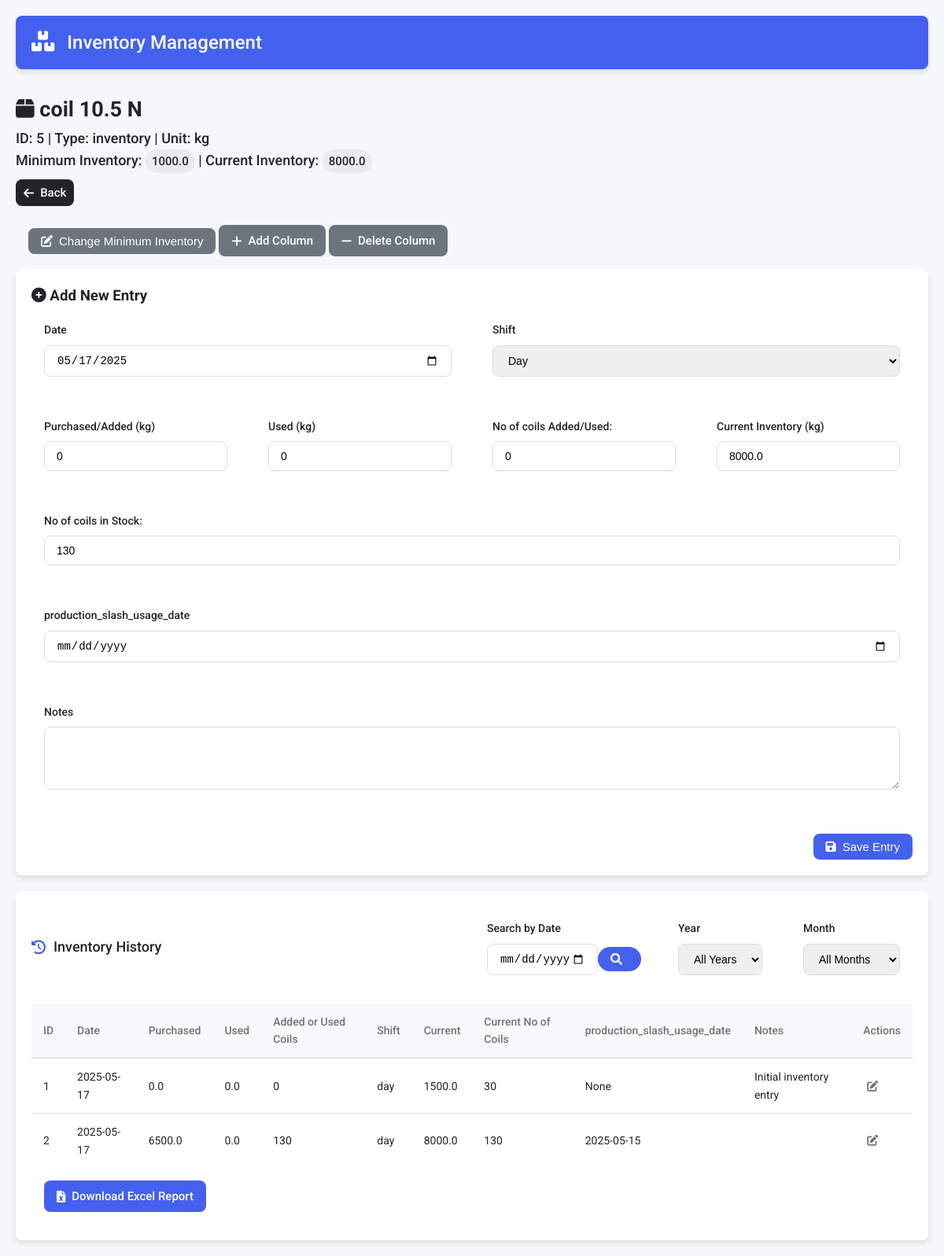
/item/5, run on an earlier commit of the app's database.
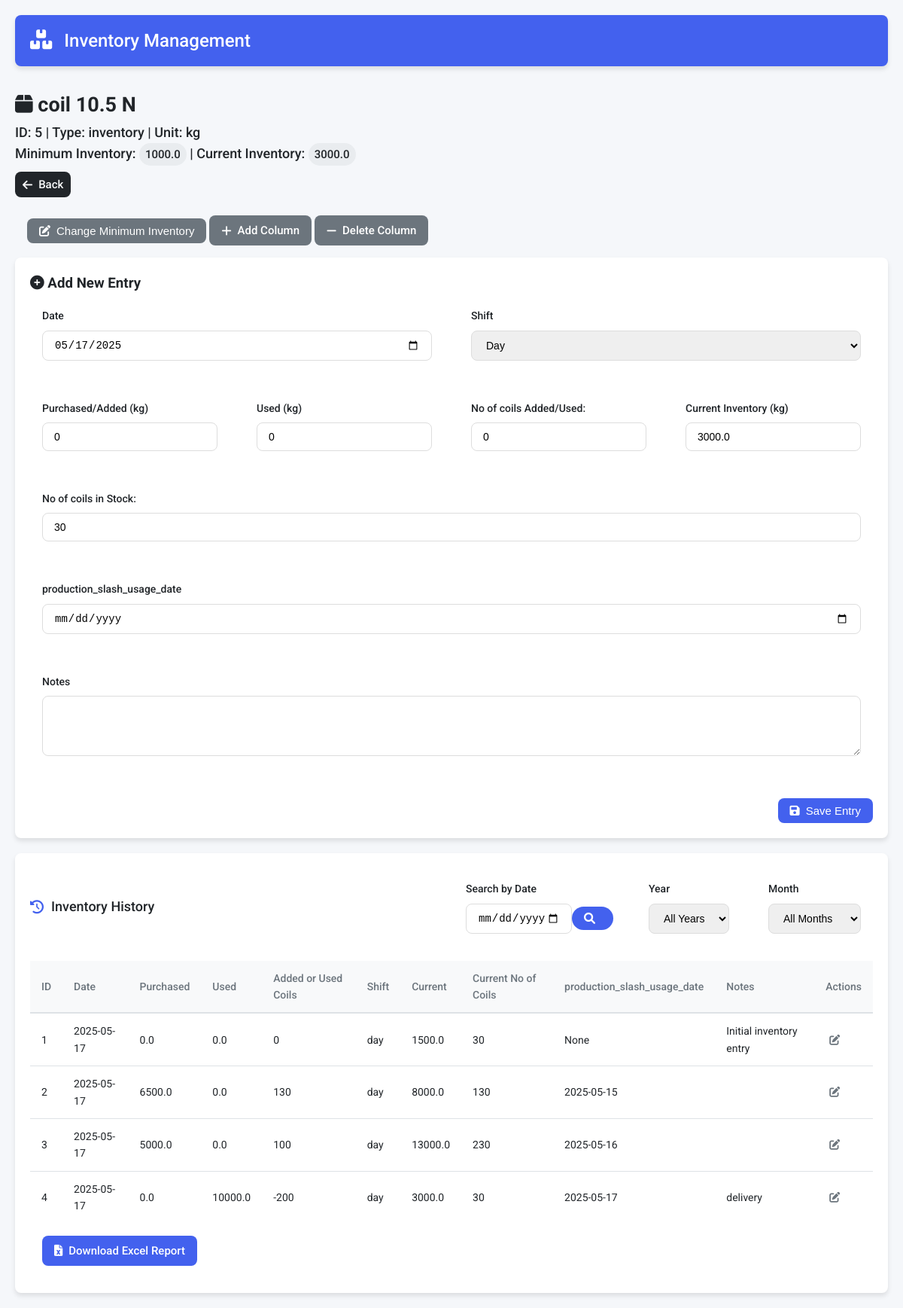
And on a later commit of the database.
### tables this page shows
CREATE TABLE items
                     (id INTEGER PRIMARY KEY AUTOINCREMENT,
                      name TEXT UNIQUE,
                      item_type TEXT,
                      item_unit TEXT,
                      minimum_inventory REAL,
                      current_inventory REAL check(current_inventory >= 0) default 0,
                      init_inventory_pm REAL,
                      updated_at TIMESTAMP DEFAULT CURRENT_TIMESTAMP,
                      has_rolls INTEGER BOOLEAN DEFAULT 0,
                      custom_fields TEXT);

CREATE TABLE item_coil_10_dot_5_n (id INTEGER PRIMARY KEY AUTOINCREMENT, item_id INTEGER NOT NULL REFERENCES items(id) ON DELETE CASCADE, purchased_kg REAL, used_kg REAL, added_used_coils INTEGER , date DATE, current_inventory REAL CHECK(current_inventory >= 0) default 0, current_no_coils INTEGER , shift TEXT, notes TEXT, "production_slash_usage_date" TEXT);

### app.py (the view, shortened to what this page needs)
@app.route('/item/<int:item_id>', methods=['GET', 'POST'])
def item_form(item_id):
    conn = get_db_connection()
    c = conn.cursor()
    c.execute('SELECT name, item_type,item_unit, minimum_inventory,current_inventory,has_rolls ,custom_fields FROM items WHERE id = ?', (item_id,))
    item = c.fetchone()
    if not item:
        return "Item not found", 404
    item_name, item_type, item_unit ,min_inv,cur_inv,has_rolls, custom_fields_str = item
    custom_fields = json.loads(custom_fields_str) if custom_fields_str else {}
    table_name = f"item_{normalize_names(item_name)}"
    current_no_coils = 0
    if has_rolls:
        try:
            c.execute(f'SELECT current_no_coils FROM {table_name} ORDER BY id DESC LIMIT 1')
            last_coil_row = c.fetchone()
            if last_coil_row:
                current_no_coils = last_coil_row[0]
        except sqlite3.Error as e:
            print(f"Error fetching last coil count: {e}")
            current_no_coils = 0  # Default to 0 if error occurs
    month = request.args.get('month')
    year = request.args.get('year')
    search_res = request.args.get('date_search')
    print(search_res , "!!!!!!!!!!!!here")
    query = f"SELECT * FROM {table_name}"
    params = []
    query += " ORDER BY id ASC limit 10"
    c.execute(query, params)
    columns = [description[0] for description in c.description]
    entries = [dict(zip(columns, row)) for row in c.fetchall()]
    c.execute(f"SELECT DISTINCT strftime('%Y', date) AS year FROM {table_name} ORDER BY year")
    available_years = [row[0] for row in c.fetchall()]
    months_map = {
        '01': 'January', '02': 'February', '03': 'March',
        '04': 'April', '05': 'May', '06': 'June',
        '07': 'July', '08': 'August', '09': 'September',
        '10': 'October', '11': 'November', '12': 'December'
        }
    c.execute(f"SELECT DISTINCT strftime('%m-%Y', date) AS month_year FROM {table_name} ORDER BY month_year DESC")
    available_months = [ (row[0], months_map.get(row[0][:2], 'Unknown')) for row in c.fetchall()]
    print(available_months)
    conn.close()
    return render_template('item_form.html',
                         item_id=item_id,
                         item_name=item_name,
                         item_type=item_type,
                         item_unit = item_unit,
                         min_inv=min_inv,
                         cur_inv = cur_inv,
                         has_rolls = has_rolls,
                         custom_fields=custom_fields,
                         entries=entries,
                         current_date=datetime.now().strftime('%Y-%m-%d'),
                         available_years=available_years,
                         available_months=available_months,
                         current_no_coils = current_no_coils,
                         current_year=year,
                         current_month=month)

### templates/Item_form.html (shortened to what this page needs)
{% extends "base.html" %}
{% block content %}
    <div class="item-detail-container">
        <div class="item-header">
                <h2><i class="fas fa-box"></i> {{ item_name }}</h2>
                <p class="item-meta">ID: {{ item_id }} | Type: {{ item_type }} | Unit: {{ item_unit }}</p>
                <p class="item-inventory">
                    Minimum Inventory: <span class="badge">{{ min_inv }}</span> |
                    Current Inventory: <span class="badge">{{ cur_inv }}</span>
                </p>
            <a href="{{ url_for('index') }}" class="btn btn-back">
                <i class="fas fa-arrow-left"></i> Back
            </a>
        </div>
        <div class="action-buttons" style="margin: 1rem;">
            <button onclick="toggleMinInvEdit()" class="btn btn-secondary" id="editMinInvBtn">
                <i class="fas fa-edit"></i> Change Minimum Inventory
            </button>
            <a href="{{ url_for('add_column', item_id=item_id) }}" class="btn btn-secondary">
                <i class="fas fa-plus"></i> Add Column
            </a>
            <a href="{{ url_for('delete_column', item_id=item_id) }}" class="btn btn-secondary">
                <i class="fas fa-minus"></i> Delete Column
            </a>
        </div>
        <div class="form-container">
            <h3><i class="fas fa-plus-circle"></i> Add New Entry</h3>
            <form method="POST" class="entry-form">
                <div class="form-row">
                    <div class="form-group">
                        <label for="date">Date</label>
                        <input type="date" id="date" name="date" required>
                    </div>
                    <div class="form-group">
                        <label for="shift">Shift</label>
                        <select id="shift" name="shift" required>
                            <option value="day">Day</option>
                        </select>
                    </div>
                </div>
                <div class="form-row">
                    <div class="form-group">
                        <label for="purchased">Purchased/Added ({{item_unit}})</label>
                        <input type="number" id="purchased" name="purchased" min="0" value="0" step="0.001" required>
                    </div>
                    <div class="form-group">
                        <label for="used">Used ({{item_unit}})</label>
                        <input type="number" id="used" name="used" min="0" value="0" step="0.001" required>
                    </div>
                    {% if has_rolls %}
                    <div class="form-group">
                        <label for="added_used_coils">No of coils Added/Used: </label>
                        <input type="number" id="added_used_coils" name="added_used_coils"  value="0" step="1" required>
                    </div>
                    {% endif %}
                    <div class="form-group">
                        <label for="current_inventory">Current Inventory ({{item_unit}})</label>
                        <input type="number" id="current_inventory" name="current_inventory" min="0" value="{{cur_inv}}" readonly>
                    </div>
                    {% if has_rolls %}
                    <div class="form-group">
                        <label for="current_no_coils">No of coils in Stock: </label>
                        <input type="number" id="current_no_coils" name="current_no_coils" min="0" value="{{current_no_coils}}" step="1" readonly>
                    </div>
                    {% endif %}
                </div>
                {% for field_name, field_type in custom_fields.items() %}
                    <div class="form-group">
                        <label for="custom_{{ field_name }}">{{ field_name }}</label>
                        {% if field_type == 'number' %}
                            <input type="number" id="custom_{{ field_name }}" name="custom_{{ field_name }}" value="0" step="0.001" min="0">
                        {% elif field_type == 'date' %}
                            <input type="date" id="custom_{{ field_name }}" name="custom_{{ field_name }}">
                        {% else %}
                            <input type="text" id="custom_{{ field_name }}" name="custom_{{ field_name }}">
                        {% endif %}
                    </div>
                {% endfor %}
                <div class="form-group">
                    <label for="notes">Notes</label>
                    <textarea id="notes" name="notes" rows="3"></textarea>
                </div>
                <div class="form-actions">
                    <button type="submit" class="btn btn-primary">
                        <i class="fas fa-save"></i> Save Entry
                    </button>
                </div>
            </form>
        </div>
        <div class="history-container">
            <div class="history-header">
                <h3><i class="fas fa-history"></i> Inventory History</h3>
                <div class="filters">
                    <form method="GET" action="{{ url_for('item_form', item_id=item_id) }}" class="date-search-form">
                        <div class="form-group">
                            <label for="date_search">Search by Date</label>
                            <div class="input-group">
                                <input type="date" id="date_search" name="date_search" value="{{ search_res if search_res else '' }}"
                                       max="{{ datetime.now().strftime('%Y-%m-%d') }}">
                                <button type="submit" class="btn btn-primary" style="border-radius: 20px;">
                                    <i class="fas fa-search"></i>
                                </button>
                            </div>
                        </div>
                    </form>
                    <form method="GET" action="{{ url_for('item_form', item_id=item_id) }}" class="filter-form">
                        <div class="form-row">
                            <div class="form-group">
                                <label for="year">Year</label>
                                <select name="year" id="year" onchange="this.form.submit()">
                                    <option value="">All Years</option>
                                </select>
                            </div>
                            <div class="form-group">
                                <label for="month">Month</label>
                                <select name="month" id="month" onchange="this.form.submit()">
                                    <option value="">All Months</option>
                                </select>
                            </div>
                        </div>
                    </form>
                </div>
            </div>
            {% if entries %}
            <div class="table-responsive">
                <table class="history-table">
                    <thead>
                        <tr>
                            <th>ID</th>
                            <th>Date</th>
                            <th>Purchased</th>
                            <th>Used</th>
                            {% if has_rolls %}<th>Added or Used Coils</th> {% endif %}
                            <th>Shift</th>
                            <th>Current</th>
                            {% if has_rolls %}<th>Current No of Coils</th>  {% endif %}
                            {% for field_name in custom_fields %}
                                <th>{{ field_name }}</th>
                            {% endfor %}
                            <th>Notes</th>
                            <th>Actions</th>
                        </tr>
                    </thead>
                    <tbody>
                        {% for entry in entries %}
                            <tr>
                                <td>{{entry.id}}</td>
                                <td>{{ entry.date }}</td>
                                <td>{{ entry['purchased_' ~ item_unit] }}</td>
                                <td>{{ entry['used_' ~ item_unit] }}</td>
                                {% if has_rolls %}
                                    <td>{{ entry['added_used_coils'] }}</td>
                                {% endif %}
                                <td>{{ entry.shift }}</td>
                                <td>{{entry.current_inventory}}</td>
                                {% if has_rolls %}
                                    <td>{{ entry['current_no_coils'] }}</td>
                                {% endif %}
                                {% for field_name in custom_fields %}
                                    <td>{{ entry.get(field_name, '') }}</td>
                                {% endfor %}
                                <td>{{ entry.notes }}</td>
                                <td>
                                    {% set entry_date = entry.date %}
                                    {% set today = datetime.now().strftime('%Y-%m-%d') %}
                                    {% if (datetime.strptime(today, '%Y-%m-%d') - datetime.strptime(entry_date, '%Y-%m-%d')).days <= 1 %}
                                        <a href="{{ url_for('edit_entry', item_id=item_id, entry_id=entry.id) }}"
                                        class="btn-icon" title="Edit">
                                            <i class="fas fa-edit"></i>
                                        </a>
                                    {% else %}
                                        <span class="text-muted">Locked</span>
                                    {% endif %}
                                </td>
                            </tr>
                        {% endfor %}
                    </tbody>
                </table>
            </div>
            {% else %}
            <div class="empty-state">
                <i class="fas fa-box-open"></i>
                <h3>No history entries</h3>
                <p>Add your first entry to see it here</p>
            </div>
            {% endif %}
            <div class="download-section" style="margin: 1rem 0 1rem 1rem;">
                <a href="{{ url_for('generate_excel', item_id=item_id) }}" class="btn btn-primary">
                    <i class="fas fa-file-excel"></i> Download Excel Report
                </a>
            </div>
        </div>
    </div>
{% endblock %}

### templates/base.html (shortened to what this page needs)
<!DOCTYPE html>
<html lang="en">
<head>
    <link rel="stylesheet" href="{{ url_for('static', filename='styles.css') }}">
    <link rel="stylesheet" href="https://cdnjs.cloudflare.com/ajax/libs/font-awesome/6.0.0/css/all.min.css">
</head>
<body>
    <div class="container">
        <header class="app-header">
            <h1><i class="fas fa-boxes"></i> Inventory Management</h1>
        </header>
        {% block content %}{% endblock %}
    </div>
</body>
</html>

What changed in the data, as far as the page shows it:
changed items "coil 10.5 N": current_inventory "8000.0" → "3000.0"
added item_coil_10_dot_5_n: id "3", date "2025-05-17", purchased_kg.item_unit "5000.0", used_kg.item_unit "0.0", added_used_coils "100", shift "day", current_inventory "13000.0", current_no_coils "230", get "2025-05-16"
added item_coil_10_dot_5_n: id "4", date "2025-05-17", purchased_kg.item_unit "0.0", used_kg.item_unit "10000.0", added_used_coils "-200", shift "day", current_inventory "3000.0", current_no_coils "30", get "2025-05-17", notes "delivery"
Also different on the page:
form field current_no_coils: "130" → "30"
